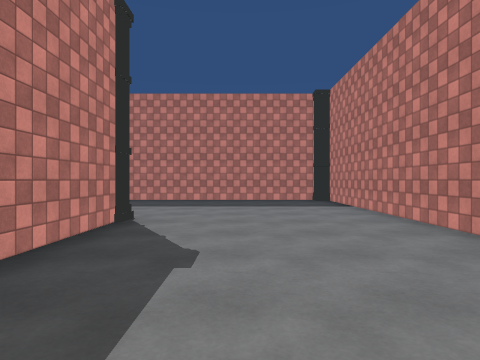
[1] (above)

18 first-person views from a walk through a scene from a Unity 3-D project. The camera is 1.2 m above the floor, looks level and sees 75° across. The floor is counted in squares, 2 m on a side. Each view is taken from the middle of a square. On the plan, view 1 faces up. The plan holds only what a view shows up to about 9 squares ahead; the rest is blank. The place goes on beyond the plan. Some surface patterns are stand-ins.

[2]
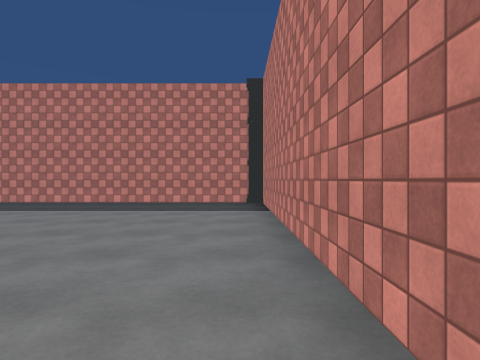

[3]
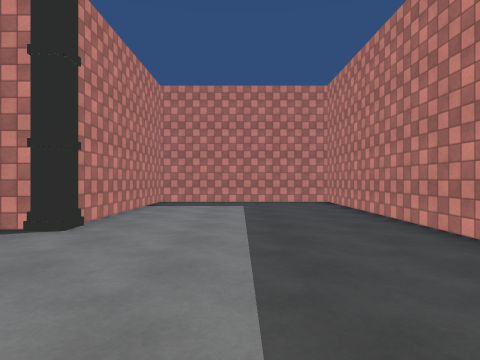

[4]
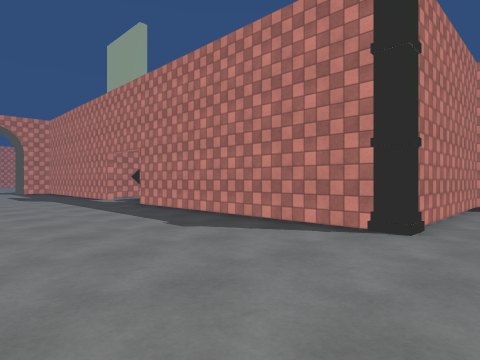

[5]
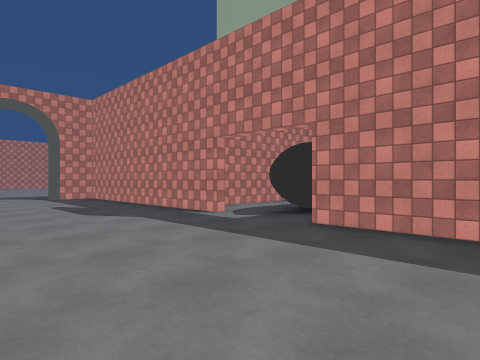

[6]
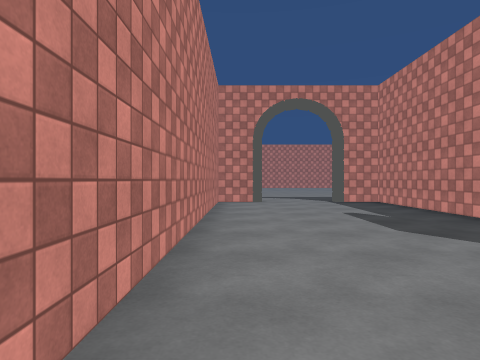

[7]
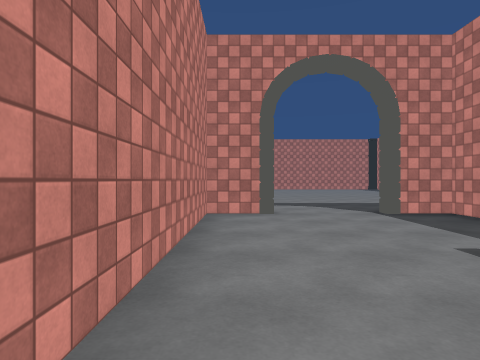

[8]
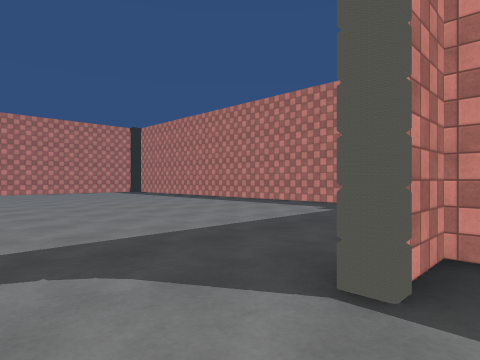

[9]
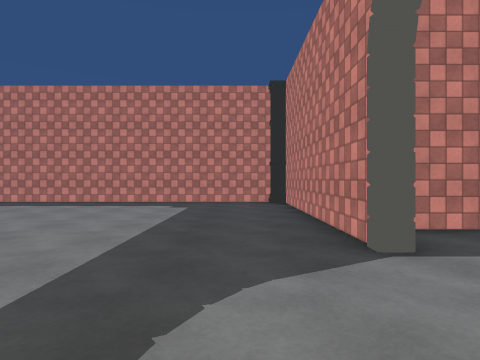

[10]
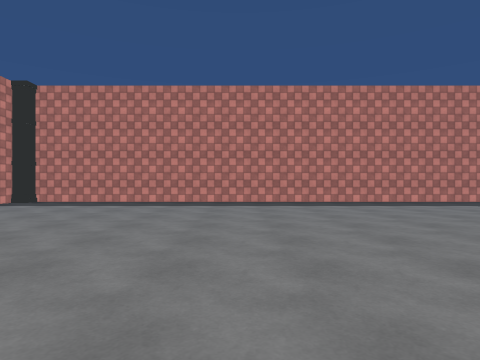

[11]
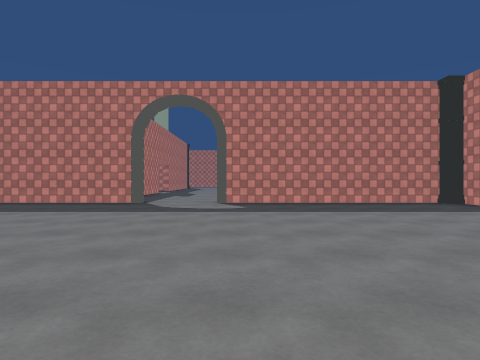

[12]
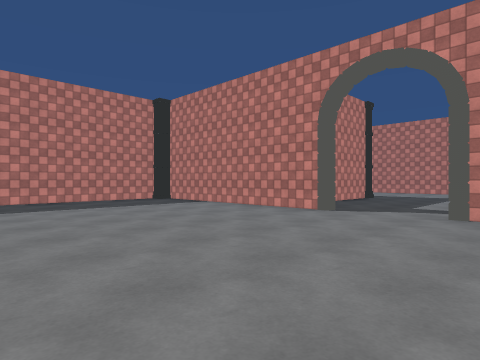

[13]
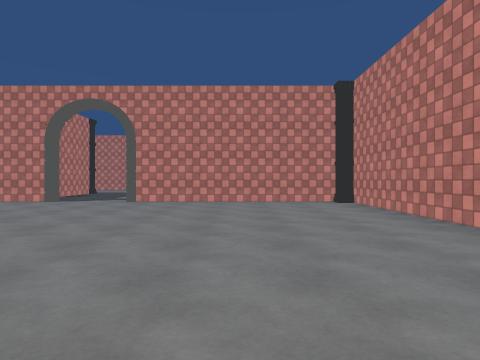

[14]
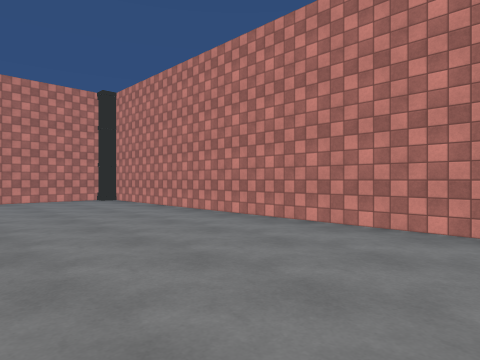

[15]
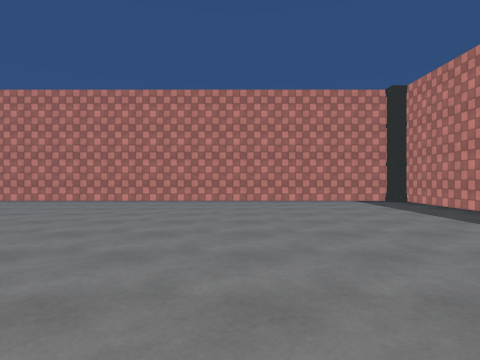

[16]
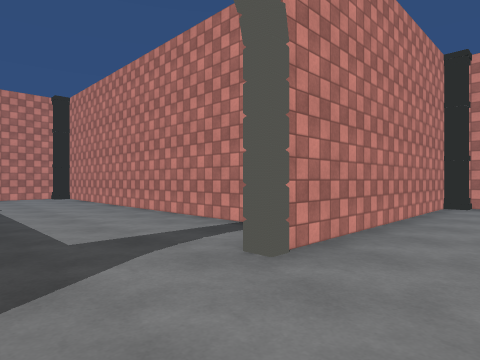

[17]
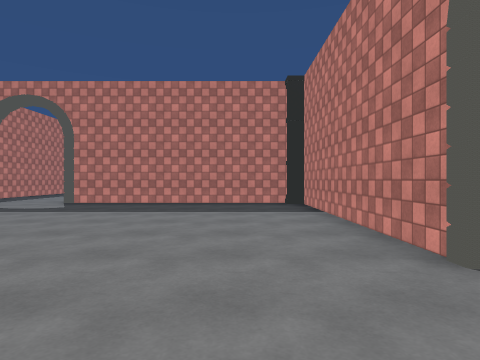

[18]
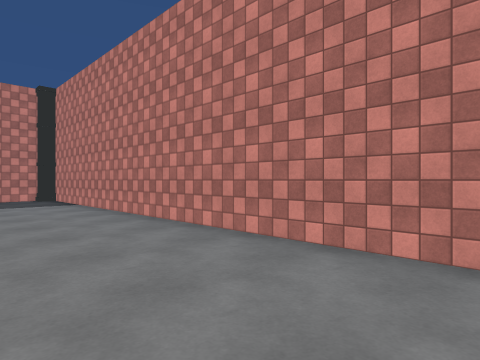

### Floor plan
Points are (right, up) in squares from view 1. A wall is a line through its corners. A room is listed if a view was taken in it or the views show most of it. See-through windows are left out.
Room 1 (views 1, 2, 3, 4, 5, 6, 7, 8, 18)
walls: (-1.8, 4.5) (-1.8, -1.4); (-2.7, -1.8) (-2, -2.4); (-2.4, -2) (-2.1, -2.4); (-1.8, -3.4) (-1.8, -9.6) (-0.6, -9.6); (2.2, 9.4) (-6.6, 9.4) (-6.6, 4.8) (-2.9, 4.8); (1.4, -9.6) (2.6, -9.6) (2.6, 9)
ways out: opening at (0.5, -10) to room 2
objects: other object (-2, 5); other object (2, 9)
Room 2 (views 9, 10, 11, 12, 13, 14, 15, 16, 17)
walls: (7.6, -15.9) (7.6, -10.1); (-0.6, -9.8) (-6.2, -9.8); (7.6, -23.8) (7.6, -17.9); (7.2, -9.8) (1.4, -9.8); (-5.5, -24) (6.4, -24); (-6.6, -10.1) (-6.6, -23.6)
ways out: opening at (0.5, -10) to room 1; opening at (8, -16.5)
objects: other object (-6, -24); other object (-6, -10); other object (7, -24); other object (7, -10)

Where each view was taken, in squares from view 1:
view 1: 0 up, 0 right, facing up
view 2: 1 up, 2 right, facing up
view 3: 7 up, 2 right, facing left
view 4: 6 up, 2 right, facing down-left
view 5: 1 up, 2 right, facing down-left
view 6: 1 down, 2 right, facing down
view 7: 4 down, 2 right, facing down
view 8: 9 down, 1 right, facing down-left
view 9: 11 down, 2 right, facing left
view 10: 18 down, 2 right, facing left
view 11: 18 down, 2 right, facing up
view 12: 19 down, 2 right, facing up-right
view 13: 21 down, 1 left, facing right
view 14: 20 down, 2 left, facing down-right
view 15: 15 down, 2 left, facing down
view 16: 16 down, 6 right, facing down-right
view 17: 18 down, 6 right, facing up
view 18: 1 down, 0 right, facing up-right
